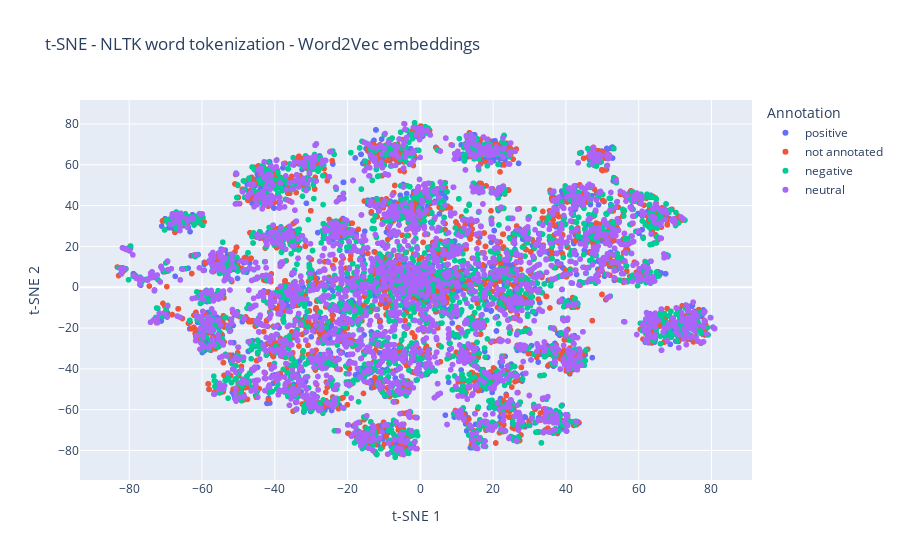

Notebook code for this chart:
### Code cell
# display interactive plot with reduced dimensionality
annotation_plt_series = pd.Series(annotations_word2vec).map(
    {
        -1: "not annotated",
        0: "negative",
        1: "neutral",
        2: "positive",
    }  # same labels as in annotations
)

fig = px.scatter(
    x=vectors_word2vec_embedded[:, 0],
    y=vectors_word2vec_embedded[:, 1],
    color=annotation_plt_series,
    hover_data={"word": words_used_word2vec, "annotation": annotation_plt_series},
    title="t-SNE - NLTK word tokenization - Word2Vec embeddings",
    labels={"color": "Annotation", "x": "t-SNE 1", "y": "t-SNE 2"},
)
fig.show()

### Figure 1 — Plotly figure (JSON) as saved in the notebook; plotly's stock layout.template omitted (floating-point values rounded to 4 significant figures; data arrays with more than 128 entries replaced by an {"elided": "..."} marker saying what was removed)
{"data": [{"customdata": {"elided": "2569x2 str values"}, "hovertemplate": "Annotation=positive<br>t-SNE 1=%{x}<br>t-SNE 2=%{y}<br>word=%{customdata[0]}<br>annotation=%{customdata[1]}<extra></extra>", "legendgroup": "positive", "marker": {"color": "#636efa", "symbol": "circle"}, "mode": "markers", "name": "positive", "showlegend": true, "type": "scattergl", "x": {"elided": "2569 float values"}, "xaxis": "x", "y": {"elided": "2569 float values"}, "yaxis": "y"}, {"customdata": {"elided": "2465x2 str values"}, "hovertemplate": "Annotation=not annotated<br>t-SNE 1=%{x}<br>t-SNE 2=%{y}<br>word=%{customdata[0]}<br>annotation=%{customdata[1]}<extra></extra>", "legendgroup": "not annotated", "marker": {"color": "#EF553B", "symbol": "circle"}, "mode": "markers", "name": "not annotated", "showlegend": true, "type": "scattergl", "x": {"elided": "2465 float values"}, "xaxis": "x", "y": {"elided": "2465 float values"}, "yaxis": "y"}, {"customdata": {"elided": "2481x2 str values"}, "hovertemplate": "Annotation=negative<br>t-SNE 1=%{x}<br>t-SNE 2=%{y}<br>word=%{customdata[0]}<br>annotation=%{customdata[1]}<extra></extra>", "legendgroup": "negative", "marker": {"color": "#00cc96", "symbol": "circle"}, "mode": "markers", "name": "negative", "showlegend": true, "type": "scattergl", "x": {"elided": "2481 float values"}, "xaxis": "x", "y": {"elided": "2481 float values"}, "yaxis": "y"}, {"customdata": {"elided": "2473x2 str values"}, "hovertemplate": "Annotation=neutral<br>t-SNE 1=%{x}<br>t-SNE 2=%{y}<br>word=%{customdata[0]}<br>annotation=%{customdata[1]}<extra></extra>", "legendgroup": "neutral", "marker": {"color": "#ab63fa", "symbol": "circle"}, "mode": "markers", "name": "neutral", "showlegend": true, "type": "scattergl", "x": {"elided": "2473 float values"}, "xaxis": "x", "y": {"elided": "2473 float values"}, "yaxis": "y"}], "layout": {"legend": {"title": {"text": "Annotation"}, "tracegroupgap": 0}, "title": {"text": "t-SNE - NLTK word tokenization - Word2Vec embeddings"}, "xaxis": {"anchor": "y", "domain": [0, 1], "title": {"text": "t-SNE 1"}}, "yaxis": {"anchor": "x", "domain": [0, 1], "title": {"text": "t-SNE 2"}}}}
